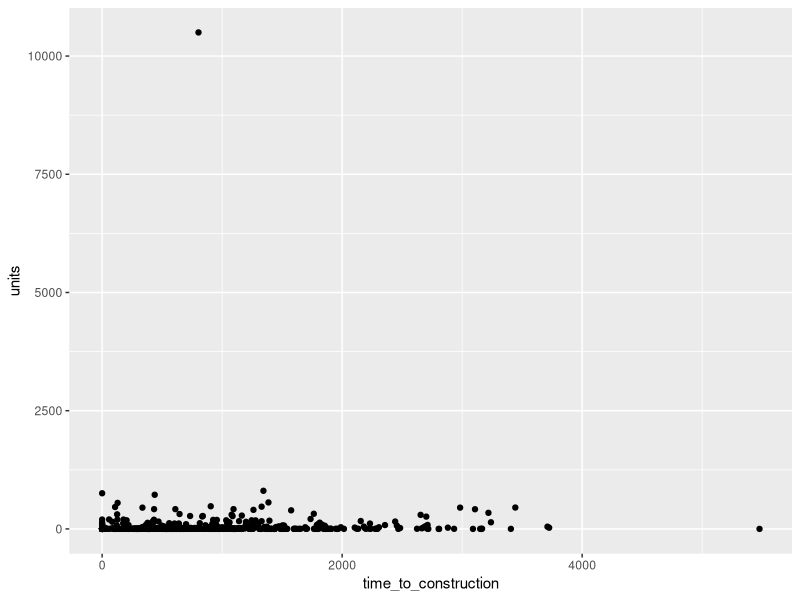
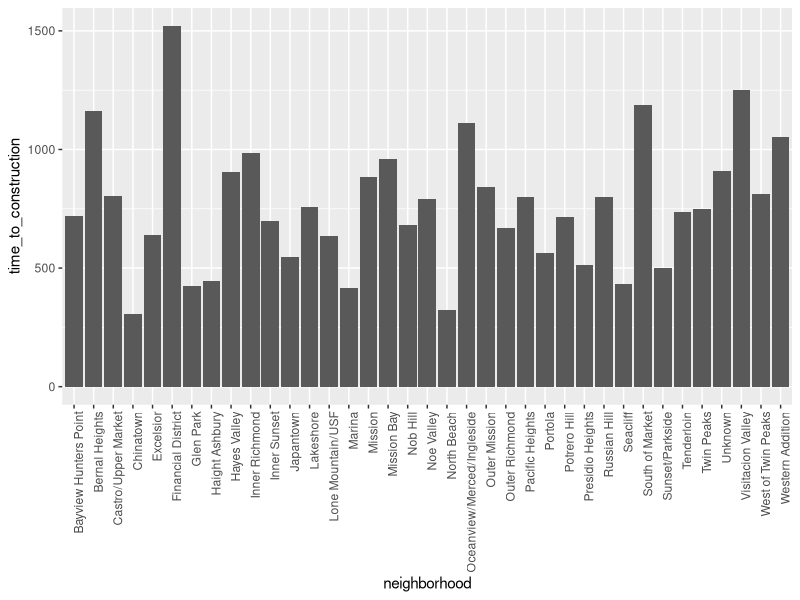

Generate these figures, in order, with R:
require("ggplot2")

df = read.csv("data/cleaned/time_to_construction_aggregated.csv", header=TRUE)

ggplot(data = df) + geom_point(mapping = aes(x = time_to_construction, y = units))

lm(time_to_construction ~ units, data = df)

ggplot(df, aes(x = neighborhood, y = time_to_construction)) + 
        geom_bar(stat = "summary", fun.y = "mean") +
        theme(axis.text.x = element_text(angle = 90, hjust = 1))
